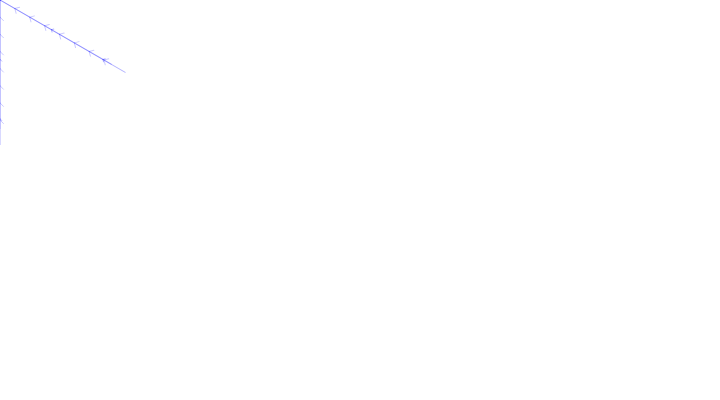
Frame 1 (no input)
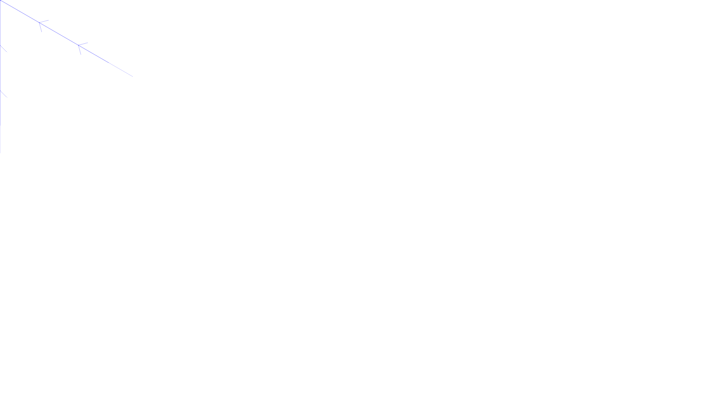
Frame 60 (no input)
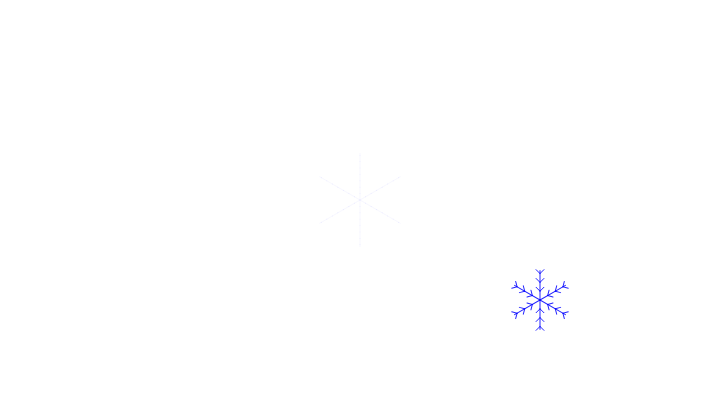
Frame 120 (the mouse pressed at the canvas centre since frame 60)

The p5.js sketch that drew these frames (run headless with seeded random() and noise() and a simulated clock; from frame 60 on, the mouse is pressed at the canvas centre):

// p5.js sketch
// ── sketch.js

let framesEllapsed = 0;

function setup(){
  createCanvas(720, 400);
  frameRate(24); //number of frames displayed per second
}

function draw(){
  framesEllapsed++;
  console.log(framesEllapsed);
  background(255);
  snowflake(mouseX, mouseY, random(width/4), random(255), random(10), random(10));
  snowflake(mouseX/2, mouseY/2, random(width/4), random(255), random(10), random(10));


}

function snowflake(x, y, size, alphas, numberOfTwigs, twigLength ){
//always has 6 branches
  let x1 = x;
  let y1 = y;
  let branchDiff = size / numberOfTwigs;

  // let x2 = x1;
  // let y2 = y1+size;

  translate(x1, y1);
  stroke(0,0,255, alphas);
  for (let i = 0; i < 6; i++) {
    let rotation = 60;
    push();
    rotate(radians(rotation*i));
    line(0,0,0,size);
    //let subBranchVector = createVector(40, 50);
    for (let i = 1; i < numberOfTwigs; i++) {
      line(0, branchDiff*i, twigLength, branchDiff*i+twigLength);
      line(0, branchDiff*i, -twigLength, branchDiff*i+twigLength);
    }
    pop();
  }
}
